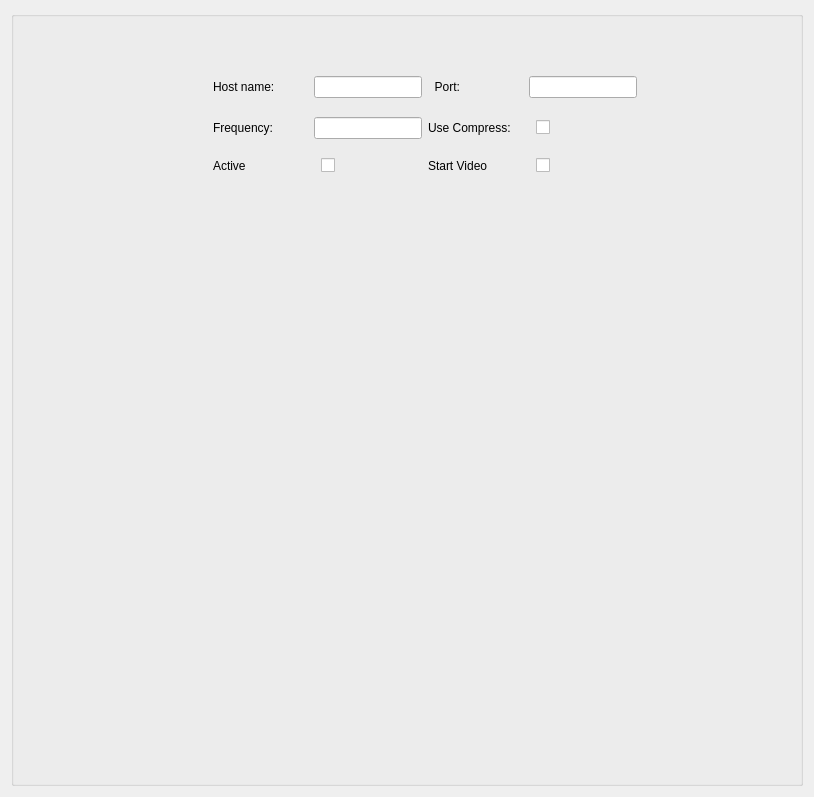
<?xml version="1.0" encoding="UTF-8"?>
<ui version="4.0">
 <class>qSlicerPolyDataCompressedTransmissionModuleWidget</class>
 <widget class="QWidget" name="qSlicerPolyDataCompressedTransmissionModuleWidget">
  <property name="geometry">
   <rect>
    <x>0</x>
    <y>0</y>
    <width>814</width>
    <height>797</height>
   </rect>
  </property>
  <property name="windowTitle">
   <string>Form</string>
  </property>
  <layout class="QVBoxLayout" name="verticalLayout">
   <item>
    <widget class="QGroupBox" name="ConnectorPropertyFrame">
     <property name="title">
      <string/>
     </property>
     <widget class="QWidget" name="layoutWidget">
      <property name="geometry">
       <rect>
        <x>202</x>
        <y>52</y>
        <width>424</width>
        <height>123</height>
       </rect>
      </property>
      <layout class="QVBoxLayout" name="verticalLayout_2">
       <item>
        <layout class="QHBoxLayout" name="horizontalLayout_5">
         <item>
          <widget class="QLabel" name="ConnectorHostAddressLabel">
           <property name="text">
            <string>Host name:</string>
           </property>
          </widget>
         </item>
         <item>
          <widget class="QLineEdit" name="ConnectorHostAddressEdit">
           <property name="sizePolicy">
            <sizepolicy hsizetype="Fixed" vsizetype="Fixed">
             <horstretch>0</horstretch>
             <verstretch>0</verstretch>
            </sizepolicy>
           </property>
           <property name="minimumSize">
            <size>
             <width>50</width>
             <height>0</height>
            </size>
           </property>
           <property name="inputMethodHints">
            <set>Qt::ImhDigitsOnly</set>
           </property>
          </widget>
         </item>
         <item>
          <widget class="QLabel" name="ConnectorPortLabel">
           <property name="text">
            <string>  Port:</string>
           </property>
          </widget>
         </item>
         <item>
          <widget class="QLineEdit" name="ConnectorPortEdit">
           <property name="sizePolicy">
            <sizepolicy hsizetype="Fixed" vsizetype="Fixed">
             <horstretch>0</horstretch>
             <verstretch>0</verstretch>
            </sizepolicy>
           </property>
           <property name="minimumSize">
            <size>
             <width>50</width>
             <height>0</height>
            </size>
           </property>
           <property name="inputMethodHints">
            <set>Qt::ImhDigitsOnly</set>
           </property>
          </widget>
         </item>
        </layout>
       </item>
       <item>
        <layout class="QHBoxLayout" name="horizontalLayout_9">
         <item>
          <layout class="QHBoxLayout" name="horizontalLayout_6">
           <item>
            <widget class="QLabel" name="FrequencyLabel">
             <property name="text">
              <string>Frequency:</string>
             </property>
            </widget>
           </item>
           <item>
            <widget class="QLineEdit" name="FrameFrequency">
             <property name="sizePolicy">
              <sizepolicy hsizetype="Fixed" vsizetype="Fixed">
               <horstretch>0</horstretch>
               <verstretch>0</verstretch>
              </sizepolicy>
             </property>
             <property name="minimumSize">
              <size>
               <width>50</width>
               <height>0</height>
              </size>
             </property>
             <property name="inputMethodHints">
              <set>Qt::ImhDigitsOnly</set>
             </property>
            </widget>
           </item>
          </layout>
         </item>
         <item>
          <layout class="QHBoxLayout" name="horizontalLayout_7">
           <item>
            <widget class="QLabel" name="UseCompressLabel">
             <property name="text">
              <string>Use Compress:</string>
             </property>
            </widget>
           </item>
           <item>
            <widget class="QCheckBox" name="UseCompressCheckBox">
             <property name="text">
              <string/>
             </property>
            </widget>
           </item>
          </layout>
         </item>
        </layout>
       </item>
       <item>
        <layout class="QHBoxLayout" name="horizontalLayout_4">
         <item>
          <layout class="QHBoxLayout" name="horizontalLayout_2">
           <item>
            <widget class="QLabel" name="label">
             <property name="text">
              <string>Active</string>
             </property>
            </widget>
           </item>
           <item>
            <widget class="QCheckBox" name="ConnectorStateCheckBox">
             <property name="minimumSize">
              <size>
               <width>19</width>
               <height>0</height>
              </size>
             </property>
             <property name="text">
              <string/>
             </property>
            </widget>
           </item>
          </layout>
         </item>
         <item>
          <layout class="QHBoxLayout" name="horizontalLayout">
           <item>
            <widget class="QLabel" name="label_2">
             <property name="text">
              <string>Start Video</string>
             </property>
            </widget>
           </item>
           <item>
            <widget class="QCheckBox" name="StartVideoCheckBox">
             <property name="text">
              <string/>
             </property>
            </widget>
           </item>
          </layout>
         </item>
        </layout>
       </item>
      </layout>
     </widget>
     <widget class="SlicerVideoWidget" name="graphicsView">
      <property name="geometry">
        <rect>
        <x>130</x>
        <y>180</y>
        <width>512</width>
        <height>424</height>
        </rect>
      </property>
     </widget>
    </widget>
   </item>
  </layout>
 </widget>
<customwidgets>
  <customwidget>
  <class>SlicerVideoWidget</class>
  <extends>QWidget</extends>
  <header>Widgets/SlicerVideoWidget.h</header>
  <container>1</container>
  </customwidget>
</customwidgets>
 <tabstops>
  <tabstop>ConnectorStateCheckBox</tabstop>
 </tabstops>
 <resources/>
 <connections/>
</ui>
